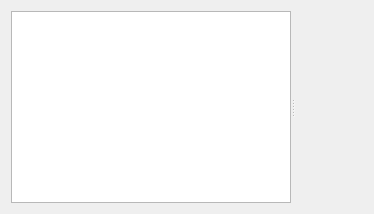
<?xml version="1.0" encoding="UTF-8"?>
<ui version="4.0">
 <class>ProceduresHubWidget</class>
 <widget class="QWidget" name="ProceduresHubWidget">
  <layout class="QVBoxLayout" name="verticalLayout">
   <item>
    <widget class="QSplitter" name="splitter">
     <property name="orientation">
      <enum>Qt::Horizontal</enum>
     </property>
     <widget class="QListWidget" name="procedureList">
      <property name="minimumSize">
       <size>
        <width>280</width>
        <height>0</height>
       </size>
      </property>
     </widget>
     <widget class="QWidget" name="rightPanel" native="true">
      <layout class="QVBoxLayout" name="rightLayout">
       <item>
        <widget class="QLabel" name="descriptionLabel">
         <property name="wordWrap">
          <bool>true</bool>
         </property>
         <property name="alignment">
          <set>Qt::AlignLeading|Qt::AlignLeft|Qt::AlignTop</set>
         </property>
         <property name="text">
          <string/>
         </property>
        </widget>
       </item>
       <item>
        <widget class="QScrollArea" name="formScroll">
         <property name="widgetResizable">
          <bool>true</bool>
         </property>
         <property name="frameShape">
          <enum>QFrame::NoFrame</enum>
         </property>
         <widget class="QWidget" name="formHost">
          <property name="geometry">
           <rect>
            <x>0</x>
            <y>0</y>
            <width>400</width>
            <height>300</height>
           </rect>
          </property>
         </widget>
        </widget>
       </item>
      </layout>
     </widget>
    </widget>
   </item>
  </layout>
 </widget>
 <resources/>
 <connections/>
</ui>
